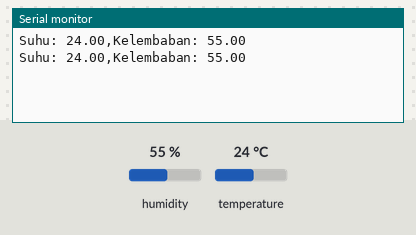
A sketch run on a simulated ESP8266 (NodeMCU). On the bench: the last lines printed to the serial monitor. Inputs (shaded band) come from the test bench; at power-on: humidity 55 %, temperature 24 °C. WiFi joins after 1.5 s; servers stay silent unless stated.

Above: at 3.0 s.
3.1 s: humidity set to 22 %
At 5.6 s:
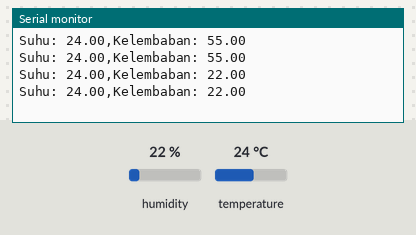
5.8 s: temperature set to 12 °C
At 7.3 s:
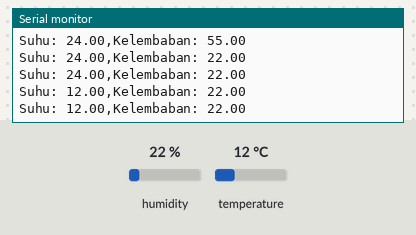
8.5 s: humidity set to 40 %
At 9.7 s:
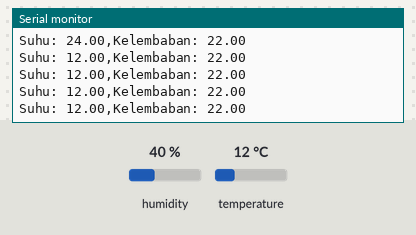
Timing chart, 0 to 11.5 s (numbered marks = the images above; inputs shaded):
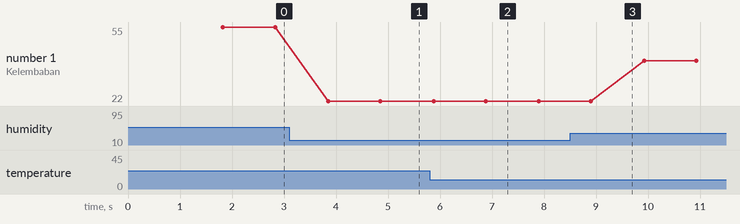

Measured:
- after the input at 3.1 s, the serial monitor: prints a new line after 0.75 s (image 1)
- after the input at 5.8 s, the serial monitor: prints a new line after 0.08 s (image 2)
- plotted number 1: 55 → 22 after the input at 3.1 s, 22 → 40 after the input at 8.5 s

The sketch:

iot-suhu.ino
```cpp
#define BLYNK_PRINT Serial
#include <ESP8266WiFi.h>
#include <BlynkSimpleEsp8266.h>
#include "DHT.h"
#define DHTTYPE DHT11
#define dht_pin D4
DHT dht(dht_pin,DHTTYPE);

char auth[] = "zpyExKGYDXDMHIC9WrzBXVT6-8bui6AZ";
char ssid[] = "Galaxy A111618";
char pass[] = "makakamtau";

void setup(){
  Serial.begin(9600);
  dht.begin();
  Blynk.begin(auth, ssid, pass);
}

void loop(){
  float s = dht.readTemperature();
  float h = dht.readHumidity();

  Serial.print("Suhu: ");
  Serial.print(s);
  Serial.print(",");
  Serial.print("Kelembaban: ");
  Serial.print (h);
  Serial.print("\n");
  delay(500);

  Blynk.virtualWrite(V0, s);
  Blynk.virtualWrite(V1, h);
  delay(500);
}
```
